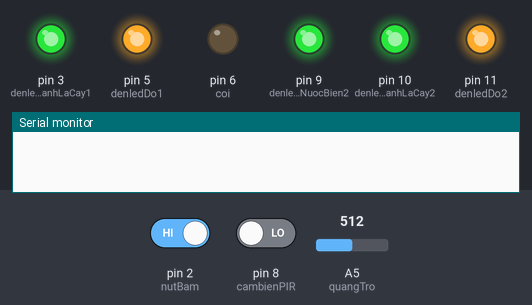
A sketch run on a simulated Arduino Uno, built with avr-gcc and run on an emulated ATmega328P. Parts: output pins drawn as LEDs (lit = HIGH), the last lines printed to the serial monitor. The test bench sets the inputs (shaded band); at power-on: pin 2 (nutBam) HIGH, pin 8 (cambienPIR) LOW, A5 (quangTro) = 512.

Above: at 1.2 s.
1.3 s: pin 2 (nutBam) driven LOW
At 2.5 s:
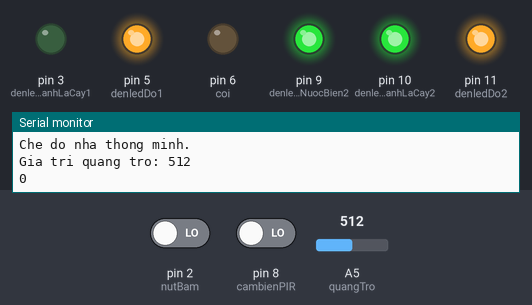
2.8 s: pin 8 (cambienPIR) driven HIGH
At 4.2 s:
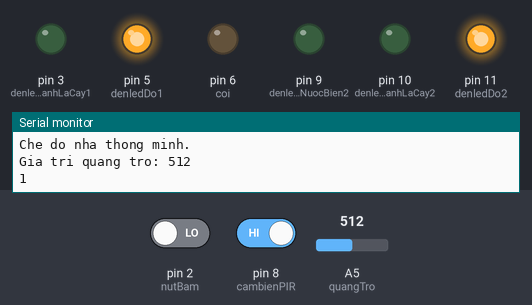
5.8 s: pin 8 (cambienPIR) driven LOW
At 6.4 s:
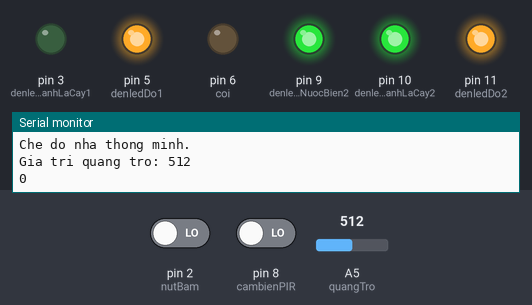
Timing chart, 0 to 8.8 s (numbered marks = the images above; inputs shaded):
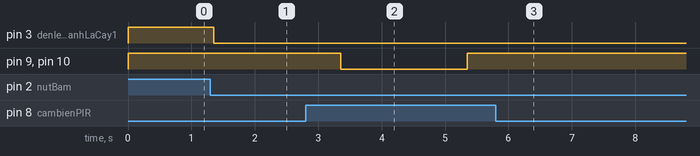

The sketch:

Project11_He_thong_nha_thong_minh_co_ban.ino
```cpp
/*
Hệ thống nhà thông minh cơ bản dùng Arduino

Linh kiện:
- Nút bấm 4 chân
- Đèn LED RGB
- Điện trở 220 Ohm, 10K Ohm
- Quang trở
- Còi
- Cảm biến nhiệt độ
- Cảm biến chuyển động
- Arduino Uno

Chế đô:
0 - Tắt hệ thống
1 - Nhà thông minh
2 - Báo động
3 - Cảm biết nhiệt độ

Cách lắp mạch:
- Xem hình

Tác giả: Nhân Nguyễn
Ngày: 13/01/2015
Lịch sử thay đổi
- 13/01/2015 Rev. 1.1 Upgraded
- 04/11/2014 Rev. 1.0 Added button debounce
- 06/09/2014 Rev. 0.1 Draft, no button debounce
Website: http://papcodientu.com/
*/

// thư viện DHT - https://github.com/RobTillaart/Arduino
#include <dht.h>

// khai báo biến DHT
dht DHT;

// Các thiết bị đầu vào
const int nutBam = 2;    // nut bam noi vao pin 2 cua Arduino
const int denledDo1 = 5;  // đèn LED điều khiển bởi nút bấm
const int denledXanhLaCay1 = 3;

const int quangTro = A5;  // Quang trở cảm biến ánh sáng
const int giatringuongQuangTro = 600; // gia tri nguong tu 0 ~ 1024

const int cambienDHT11 = 7;  // Cảm biến nhiệt độ và độ ẩm DHT11
const int cambienPIR= 8;  // Cảm biến chuyển động PIR
int trangthaiPIR = LOW;

// Các thiết bị đầu ra
const int coi = 6;
const int denledDo2 = 11;
const int denledXanhLaCay2 = 10;
const int denledXanhNuocBien2 = 9;

// khai báo các giá trị ngưỡng
int nguongXanh = 26;
int nguongVang = 28;

int chedodenLED = 0;  // tùy chế độ mà hiển thị màu đèn LED tương ứng
int trangthaiNutBam;    // trang thai nut bam hien tai
int trangthainutbamTruoc = HIGH;   // trang thai nut bam truoc do

long thoidiemDebounceTruoc = 0;  // thoi diem nut bam chuyen doi trang thai
long dotreDebounce = 50;   // do tre cua moi lan debounce

void setup() {
  Serial.begin(57600);
  // khai báo các cổng vào & ra trên board Arduino
  // cổng vào
  pinMode(nutBam, INPUT);  // nút bấm
  pinMode(cambienDHT11, INPUT); // cảm biến nhiệt độ DHT11
  pinMode(cambienPIR, INPUT); // cảm biến chuyển động PIR

  // cổng ra
  pinMode(denledDo1, OUTPUT);   // đèn led đỏ 1
  pinMode(denledXanhLaCay1, OUTPUT);   // đèn led xanh lá cây 1
  pinMode(coi, OUTPUT);  // còi
  pinMode(denledDo2, OUTPUT);  // đèn led đỏ 2
  pinMode(denledXanhLaCay2, OUTPUT);  // đèn led xanh lá cây 2
  pinMode(denledXanhNuocBien2, OUTPUT);  // đèn led nước biển 2

  digitalWrite(denledDo1, HIGH);
  digitalWrite(denledXanhLaCay1, HIGH);
  digitalWrite(denledDo2, HIGH);
  digitalWrite(denledXanhLaCay2, HIGH);
  digitalWrite(denledXanhNuocBien2, HIGH);
}

void loop() {
  int giatriNutBam = digitalRead(nutBam);  // doc gia tri cua nut bam

  // Neu trang thai nut bam thay doi, do viec bi nhieu hoac duoc nhan
  if (giatriNutBam != trangthainutbamTruoc) {
    // reset thoi diem debounce
    thoidiemDebounceTruoc = millis();
  }

  // nut bam duoc giu lau hon dotreDebounce, nut bam that su duoc nhan
  if ((millis() - thoidiemDebounceTruoc) > dotreDebounce) {
    // trang thai nut bam da thay doi
    if (giatriNutBam != trangthaiNutBam) {
      // thay doi trang thai nut bam bang gia tri hien tai
      trangthaiNutBam = giatriNutBam;

      // nut bam da duoc nhan
      if (trangthaiNutBam == LOW) {
        // thay doi trang thai den LED
        chedodenLED += 1;
      }
    }
  }

  switch(chedodenLED) {
    case 1:
      // đèn LED 1 hiển thị màu xanh lá cây
      analogWrite(denledDo1, 255);
      analogWrite(denledXanhLaCay1, 0);
      chedoNhaThongMinh();
      break;
    case 2:
      // đèn LED 1 hiển thị màu đỏ
      analogWrite(denledDo1, 0);
      analogWrite(denledXanhLaCay1, 255);
      chedoBaoDong();
      break;
    case 3:
      // đèn LED 1 hiển thị màu vàng
      analogWrite(denledDo1, 150);
      analogWrite(denledXanhLaCay1, 0);
      chedocambienNhietDo();
      break;
    default:
      analogWrite(denledDo1, 255);
      analogWrite(denledXanhLaCay1, 255);
      analogWrite(denledDo2, 255);
      analogWrite(denledXanhLaCay2, 255);
      analogWrite(denledXanhNuocBien2, 255);
      chedodenLED = 0;
      break;
  }

  // ghi lai gia tri nut bam
  trangthainutbamTruoc = giatriNutBam;
}

void chedoNhaThongMinh() {
  Serial.println("Che do nha thong minh.");

  int giatriQuangTro = analogRead(quangTro);
  Serial.print("Gia tri quang tro: ");
  Serial.println(giatriQuangTro);

  // giá trị quang trở nhỏ hơn giá trị ngưỡng => trời tối
  if (giatriQuangTro < giatringuongQuangTro) {
    // đọc trang thái cảm biến PIR
    if (digitalRead(cambienPIR) == HIGH) {
      trangthaiPIR = !trangthaiPIR;
    }
    Serial.println(trangthaiPIR);
    if (trangthaiPIR == HIGH) {
      // cảm biến chuyển động được kích hoạt => bật sáng đèn
      digitalWrite(denledDo2, 100);
      digitalWrite(denledXanhLaCay2, 0);
      digitalWrite(denledXanhNuocBien2, 0);
    } else {
      // cảm biến chuyển động được kích hoạt => bật sáng đèn
      digitalWrite(denledDo2, 255);
      digitalWrite(denledXanhLaCay2, 255);
      digitalWrite(denledXanhNuocBien2, 255);
    }
  } else {
    // giá trị quang trở lớn hơn ngưỡng => trời sáng, luôn tắt đèn
      digitalWrite(denledDo2, 255);
      digitalWrite(denledXanhLaCay2, 255);
      digitalWrite(denledXanhNuocBien2, 255);
  }

  // delay 1s
  delay(2000);
}

void chedoBaoDong() {
  Serial.println("Che do bao dong.");

  if (digitalRead(cambienPIR) == HIGH) {
    trangthaiPIR = HIGH;
  }

  //
  while (trangthaiPIR == HIGH) {
    analogWrite(denledDo2, 0);
    delay(100);
    analogWrite(denledDo2, 255);
    delay(100);
    analogWrite(coi, 200);
    delay(100);
    analogWrite(coi, 0);
    delay(100);
  }
}

void chedocambienNhietDo() {
  Serial.println("Che do cam bien nhiet do.");

  // thiết lập cảm biến DHT11
  DHT.read11(cambienDHT11);

  // đọc nhiệt độ từ cảm biến
  int nhietdo = (int)DHT.temperature;
  Serial.print("Nhiet do: ");
  Serial.println(nhietdo);

  if (nhietdo <= nguongXanh) {
    // nếu nhiệt độ nhỏ hoặc bằng nguongXanh thì bật đèn xanh
    analogWrite(denledXanhLaCay2, 0);
    analogWrite(denledXanhNuocBien2, 255);
    analogWrite(denledDo2, 255);
  } else if (nhietdo > nguongXanh && nhietdo <= nguongVang) {
     // nếu nhiệt độ lớn hơn nguongXanh và nhỏ hơn hoặc bằng nguongVang thì bật đèn vàng
    analogWrite(denledXanhLaCay2, 0);
    analogWrite(denledXanhNuocBien2, 255);
    analogWrite(denledDo2, 150);
  } else {
    // nếu nhiệt độ lớn hơn nguongVang thì bật đèn đỏ
    analogWrite(denledXanhLaCay2, 255);
    analogWrite(denledXanhNuocBien2, 255);
    analogWrite(denledDo2, 0);
  }

  // delay 2s
  delay(2000);
}
```

Measured:
- after the input at 1.3 s, pin 3 (denledXanhLaCay1): HIGH → LOW after 0.05 s
- after the input at 2.8 s, pin 9 (denledXanhNuocBien2), pin 10 (denledXanhLaCay2): HIGH → LOW after 0.55 s, → HIGH 2.0 s later
- after the input at 5.8 s, pin 9 (denledXanhNuocBien2), pin 10 (denledXanhLaCay2): stays HIGH (without the input it goes to LOW after 1.6 s)
